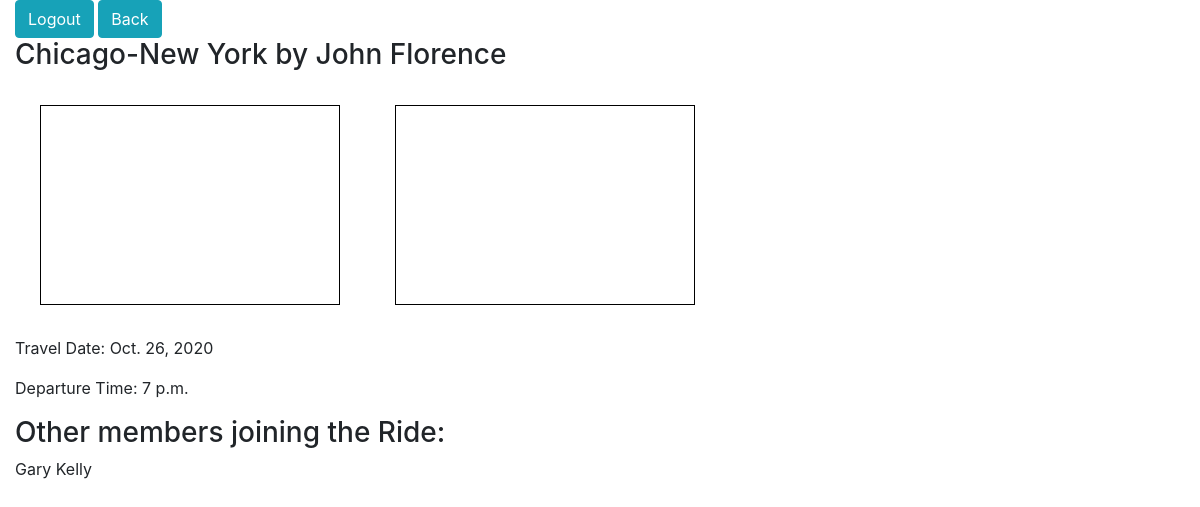
Page /rides/ride/2 (signed in) on the committed database.
### ride_app/models.py (models this page shows)
class Ride(models.Model):
    date = models.DateField()
    departure = models.CharField(max_length=350)
    destination = models.CharField(max_length=350)
    time = models.TimeField()
    created_by = models.ForeignKey(
        User, related_name="created_ride", on_delete=models.CASCADE, null=True)
    joined_by = models.ManyToManyField(User, related_name="joined_rides")
    created_at = models.DateTimeField(auto_now_add=True)
    updated_at = models.DateTimeField(auto_now=True)

### ride_app/views.py (the view)
# urls.py: path('ride/<int:ride_id>', views.ride, name='ride'),
@login_required(login_url='index')
def ride(request, ride_id):
    context = {
        'ride': Ride.objects.get(id=ride_id),
        'joiners': User.objects.filter(joined_rides=ride_id)
    }
    return render(request, 'Ride_app/ride.html', context)

### ride_app/templates/ride_app/ride.html (shortened to what this page needs)
{% extends "Ride_app/base.html" %}
{% block content %}
<h3>{{ride.departure}}-{{ride.destination}} by {{ride.created_by.first_name}} {{ride.created_by.last_name}}</h3>
<div id="map1"></div>
<div id="map2"></div>
<p>Travel Date: {{ride.date}}</p>
<p>Departure Time: {{ride.time}}
<h3>Other members joining the Ride:</h3>
{% for user in joiners %}
<p>{{user.first_name}} {{user.last_name}}</p>
{% endfor %}
{% endblock %}

### ride_app/static/ride_app/styles.css (style rules this page uses)
#map1,#map2 { width:300px; height:200px; display:inline-block ; border:1px solid black; margin:25px; }

### rows in the picture
Ride: departure "Chicago", destination "New York", created_by.first_name "John", created_by.last_name "Florence", date "Oct. 26, 2020", time "7 p.m."

### other values in the picture
{{ user.first_name }} "Gary"
{{ user.last_name }} "Kelly"
